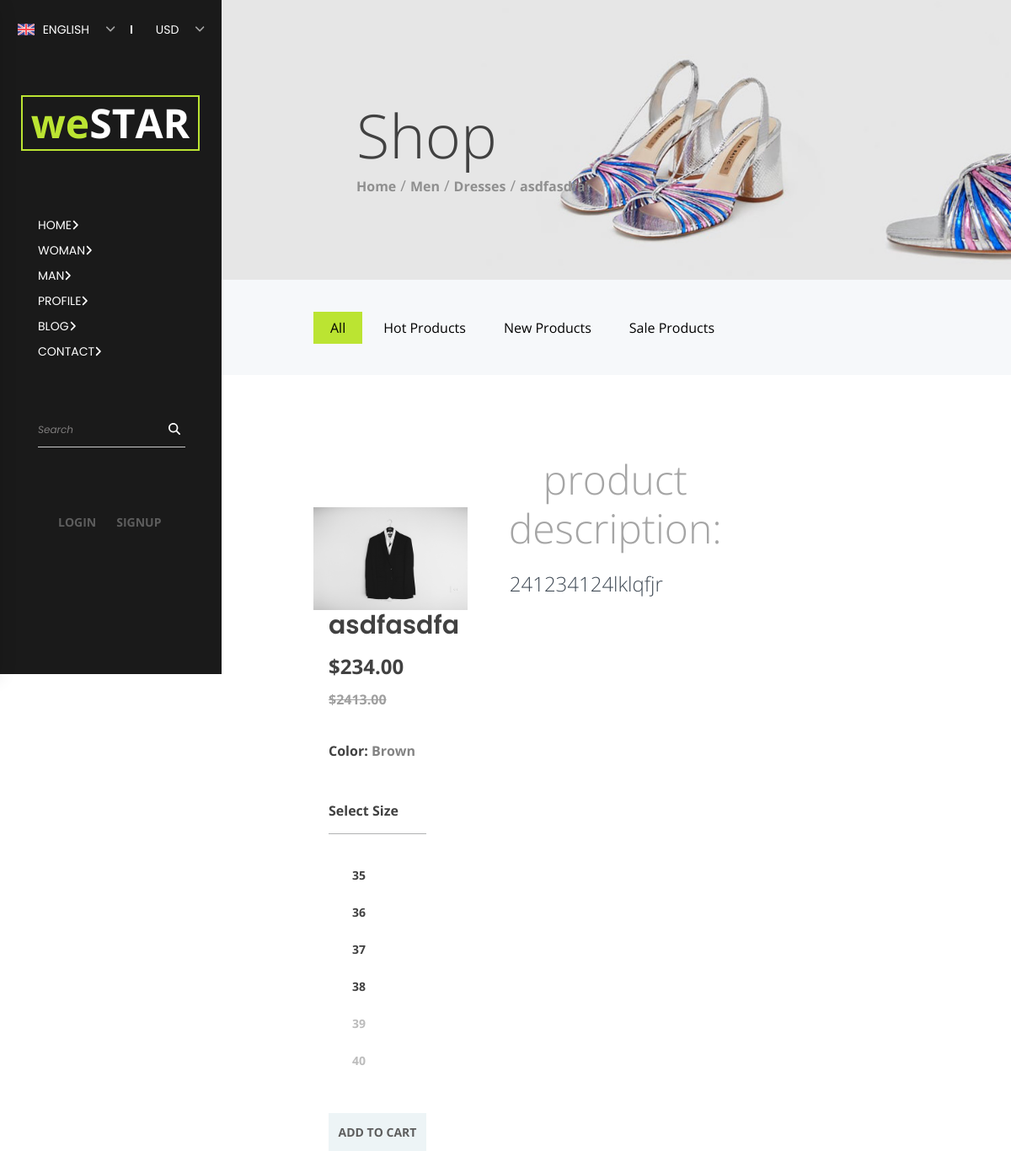
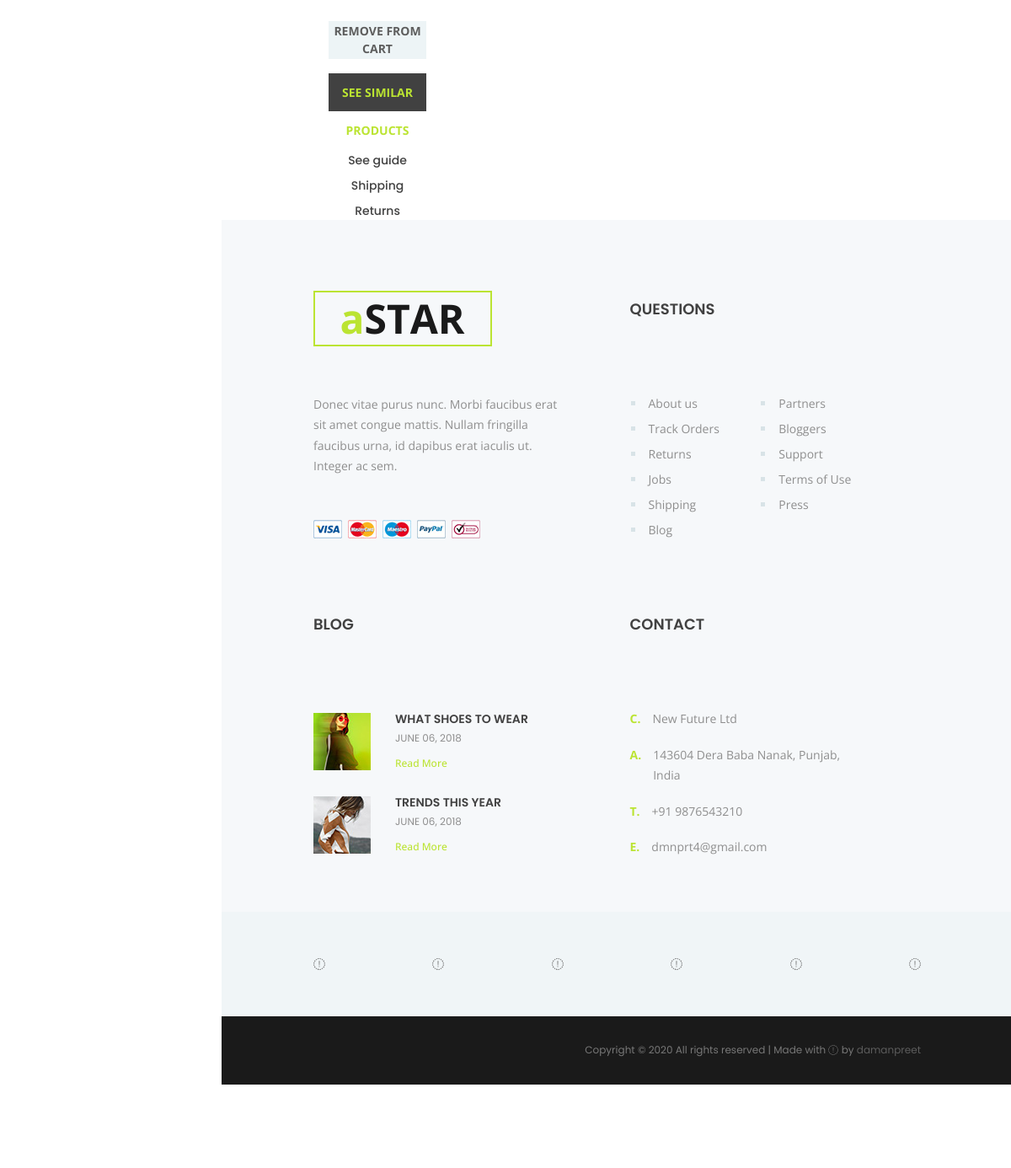
The page /product/5/sdgfdsgw on the database its author committed (2 pictures, top to bottom).
### shop/models.py (models this page shows, shortened)
class Item(models.Model):
    user = models.ForeignKey(settings.AUTH_USER_MODEL,
                             on_delete=models.CASCADE)
    title = models.CharField(max_length=100)
    price = models.DecimalField(max_digits=10,decimal_places=2)
    discount_price = models.DecimalField(max_digits=10,decimal_places=2,null=True, blank=True, verbose_name='discount price')
    category = models.CharField(choices=CATEGORY_CHOICES, default=None, max_length=5)
    sub_category = models.CharField(choices=SUB_CATEGORY, default=None, max_length=6)
    label = models.CharField(choices=LABELS,default=None, null=True,
                             blank=True, max_length=4)
    description = models.CharField(max_length=2000)
    slug = models.SlugField()
    def get_cart_url(self):
        return reverse("shop:add_to_cart", kwargs={
            'pk': self.id,
            'slug': self.slug
        })
    def remove_from_cart_url(self):
        return reverse("shop:remove_from_cart", kwargs={
            'pk': self.id,
            'slug': self.slug
        })

class ItemImages(models.Model):
    item = models.ForeignKey(Item, on_delete=models.CASCADE)
    image = models.ImageField(upload_to='shop/product_images', blank=True, null=True, verbose_name="")

### shop/views.py (the view)
# urls.py: path('product/<pk>/<slug>', views.ItemDetailView.as_view(), name='product'),
class ItemDetailView(DetailView):
    model = Item
    template_name = 'product.html'

### templates/product.html (shortened to what this page needs)
{% extends 'base.html' %}
{% load static %}
{% block head %}
<link rel="stylesheet" type="text/css" href="{% static 'css/product.css' %}">
<link rel="stylesheet" type="text/css" href="{% static 'css/product_responsive.css' %}">
{% endblock %}
{% block content %}
<div class="home">
	<div class="parallax_background parallax-window" data-parallax="scroll"
		data-image-src="{% static 'images/product_background.jpg' %}" data-speed="0.8"></div>
	<div class="home_container">
		<div class="home_content">
			<div class="home_title">Shop</div>
			<div class="breadcrumbs">
				<ul class="d-flex flex-row align-items-center justify-content-start">
					<li><a href="index.html">Home</a></li>
					<li><a href="categories.html">{{ object.get_category_display }}</a></li>
					<li><a href="categories.html">{{ object.get_sub_category_display }}</a></li>
					<li>{{ object.title }}</li>
				</ul>
			</div>
		</div>
	</div>
</div>
<div class="product">
	<div class="products_bar">
		<div class="section_container">
			<div class="container">
				<div class="row">
					<div class="col">
						<div class="products_bar_content d-flex flex-row align-items-center justify-content-start">
							<div class="product_categories">
								<ul class="d-flex flex-row align-items-start justify-content-start flex-wrap">
									<li class="active"><a href="#">All</a></li>
									<li><a href="#">Hot Products</a></li>
									<li><a href="#">New Products</a></li>
									<li><a href="#">Sale Products</a></li>
								</ul>
							</div>
						</div>
					</div>
				</div>
			</div>
		</div>
	</div>
	<div class="section_container">
		<div class="container">
			<div class="row">
				<div class="col">
					<div
						class="product_content_container d-flex flex-lg-row flex-column align-items-start justify-content-start">
						<div class="product_content order-lg-1 order-2">
							<div class="product_content_inner">
								{% for each in object.itemimages_set.all %}
								{% if forloop.counter == 1 %}
								<div
									class="product_image_row d-flex flex-md-row flex-column align-items-md-end align-items-start justify-content-start">
									<div class="product_image_{{ forloop.counter }} product_image">
										<img src="{{ each.image.url }}" alt="{{ object.title }}">
									</div>
									{% elif forloop.counter == 2 %}
									<div class="product_image_{{ forloop.counter }} product_image"><img
											src="{{ each.image.url }}" alt="{{ object.title }}"></div>
								</div>
								{% elif forloop.counter == 3 %}
								<div class="product_image_row">
									<div class="product_image_{{forloop.counter}} product_image"><img
											src="{{ each.image.url }}" alt="{{ object.title }}"></div>
								</div>
								{% elif forloop.counter == 4 %}
								<div
									class="product_image_row d-flex flex-md-row flex-column align-items-start justify-content-start">
									<div class="product_image_{{ forloop.counter }} product_image"><img
											src="{{ each.image.url }}" alt="{{ object.title }}"></div>
									{% elif forloop.counter == 5 %}
									<div class="product_image_{{ forloop.counter }} product_image"><img
											src="{{ each.image.url }}" alt="{{ object.title }}"></div>
								</div>
								{% endif %}
								{% endfor %}
								<div>
									<h1 class="p-2">product description:</h1>
									<h3 style="color: #414b56;" class="mx-4 px-2 py-2">
										{{ object.description }}
									</h3>
								</div>
							</div>
						</div>
						<div class="product_sidebar order-lg-2 order-1">
							<form action="#" id="product_form" class="product_form">
								<div class="product_name">{{ object.title }}</div>
								{% if object.discount_price %}
								<div class="product_price">${{ object.discount_price }}
									<span><del
											style="font-size: medium; opacity: 0.50; ">${{ object.price }}</del></span>
								</div>
								{% else %}
								<div class="product_price">${{ object.price }}</div>
								{% endif %}
								<div class="product_color">Color: <span>Brown</span></div>
								<div class="product_size">
									<div class="product_size_title">Select Size</div>
									<div class="product_size_list">
										<ul>
											<li class="size_available">
												<label for="radio_1">35</label>
											</li>
											<li class="size_available">
												<label for="radio_2">36</label>
											</li>
											<li class="size_available">
												<label for="radio_3">37</label>
											</li>
											<li class="size_available">
												<label for="radio_4">38</label>
											</li>
											<li>
												<label for="radio_5">39</label>
											</li>
											<li>
												<label for="radio_6">40</label>
											</li>
										</ul>
									</div>
								</div>
								<button class="cart_button trans_200"><a href="{{ object.get_cart_url }}">add to
										cart</a></button>
								<button class="delete_cart_button trans_200"><a
										href="{{ object.remove_from_cart_url }}">remove from cart</a></button>
								<div class="similar_products_button trans_200"><a href="/categories">see similar
										products</a></div>
							</form>
							<div class="product_links">
								<ul class="text-center">
									<li><a href="#">See guide</a></li>
									<li><a href="#">Shipping</a></li>
									<li><a href="#">Returns</a></li>
								</ul>
							</div>
						</div>
					</div>
				</div>
			</div>
		</div>
	</div>
</div>
{% endblock %}

### static/css/style.css (style rules this page uses)
.delete_cart_button { width: 100%; height: 45px; font-size: 14px; font-weight: 700; color: #414141; text-transform: uppercase; background: #edf4f6; border: none; outline: none; cursor: pointer; margin-top: 44px; }
body { color: #2c3e50; font-family: 'Roboto', sans-serif; font-weight: 400; }
h1 { text-align: center; font-size: 2.5rem; font-weight: 300; }

### static/css/product_responsive.css (style rules this page uses)
@media only screen and (max-width: 1600px) { .product_categories ul li:not(:last-child) { margin-right: 5px; } }

### rows shown on the page
Item: category "Men", sub_category "Dresses", title "asdfasdfa", description "241234124lklqfjr", discount_price "234.00", price "2413.00"
ItemImages: image (picture)
